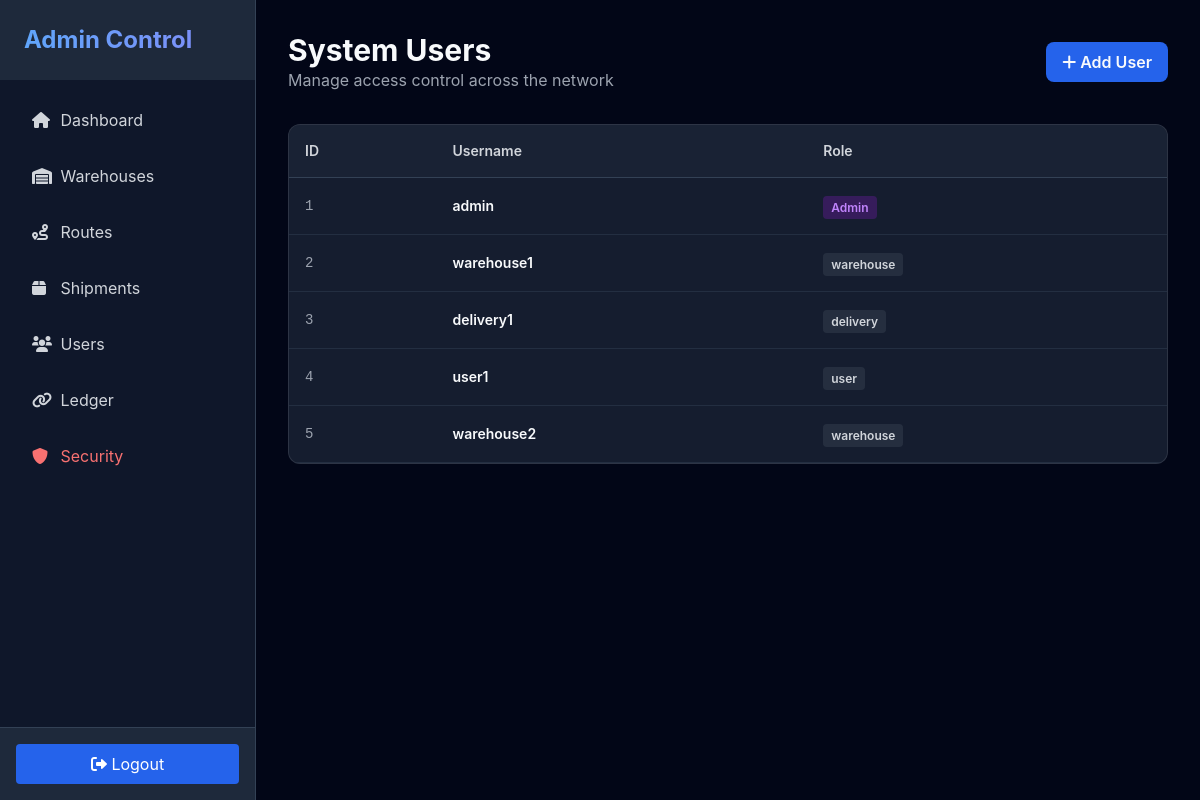
Page /admin/users (signed in) on the committed database.
### models.py (models this page shows)
class User(UserMixin, db.Model):
    __tablename__ = 'users'
    id = db.Column(db.Integer, primary_key=True)
    username = db.Column(db.String(50), unique=True, nullable=False)
    password_hash = db.Column(db.String(256), nullable=False)
    role = db.Column(db.String(20), nullable=False) # Admin, Warehouse, Delivery, Client

### routes/admin.py (the view, shortened to what this page needs)
@admin_bp.route('/users', methods=['GET', 'POST'])
@login_required
@role_required('Admin')
def users():
    usrs = User.query.all()
    return render_template('admin/users.html', users=usrs)

### routes/auth.py (called while the page is built)
def role_required(role):
    def decorator(f):
        @wraps(f)
        def decorated_function(*args, **kwargs):
            if not current_user.is_authenticated or current_user.role.lower() != role.lower():
                flash('Access Denied. Unauthorized for your role.', 'error')
                return redirect(url_for('auth.login'))
            return f(*args, **kwargs)
        return decorated_function
    return decorator

### templates/admin/users.html (shortened to what this page needs)
{% extends 'base/admin_base.html' %}
{% block admin_content %}
<div class="mb-8 flex justify-between items-center">
    <div>
        <h1 class="text-3xl font-bold">System Users</h1>
        <p class="text-gray-400">Manage access control across the network</p>
    </div>
    <button onclick="document.getElementById('addModal').classList.remove('hidden')" class="bg-blue-600 hover:bg-blue-700 px-4 py-2 rounded-lg font-semibold">
        <i class="fas fa-plus"></i> Add User
    </button>
</div>
<div class="glass rounded-xl overflow-hidden">
    <table class="w-full text-left border-collapse">
        <thead>
            <tr class="bg-slate-800/50 border-b border-slate-700">
                <th class="p-4 text-sm font-semibold text-gray-300">ID</th>
                <th class="p-4 text-sm font-semibold text-gray-300">Username</th>
                <th class="p-4 text-sm font-semibold text-gray-300">Role</th>
            </tr>
        </thead>
        <tbody>
            {% for u in users %}
            <tr class="border-b border-slate-700/50 hover:bg-slate-800/30 transition">
                <td class="p-4 font-mono text-sm text-gray-400">{{ u.id }}</td>
                <td class="p-4 text-sm font-semibold">{{ u.username }}</td>
                <td class="p-4">
                    <span class="px-2 py-1 rounded text-xs font-semibold
                        {% if u.role == 'Admin' %} bg-purple-900/50 text-purple-400
                        {% elif u.role == 'Warehouse' %} bg-emerald-900/50 text-emerald-400
                        {% elif u.role == 'Delivery' %} bg-blue-900/50 text-blue-400
                        {% else %} bg-gray-700/50 text-gray-300 {% endif %}">
                        {{ u.role }}
                    </span>
                </td>
            </tr>
            {% endfor %}
        </tbody>
    </table>
</div>
{% endblock %}

### templates/base.html (style rules this page uses)
body { background-color: #0f172a; color: #f8fafc; font-family: 'Inter', sans-serif; }
.glass { background: rgba(30, 41, 59, 0.7); backdrop-filter: blur(10px); -webkit-backdrop-filter: blur(10px); border: 1px solid rgba(255, 255, 255, 0.1); }

### rows in the picture
User: id "1", username "admin", role "Admin"
User: id "2", username "warehouse1", role "warehouse"
User: id "3", username "delivery1", role "delivery"
User: id "4", username "user1", role "user"
User: id "5", username "warehouse2", role "warehouse"
